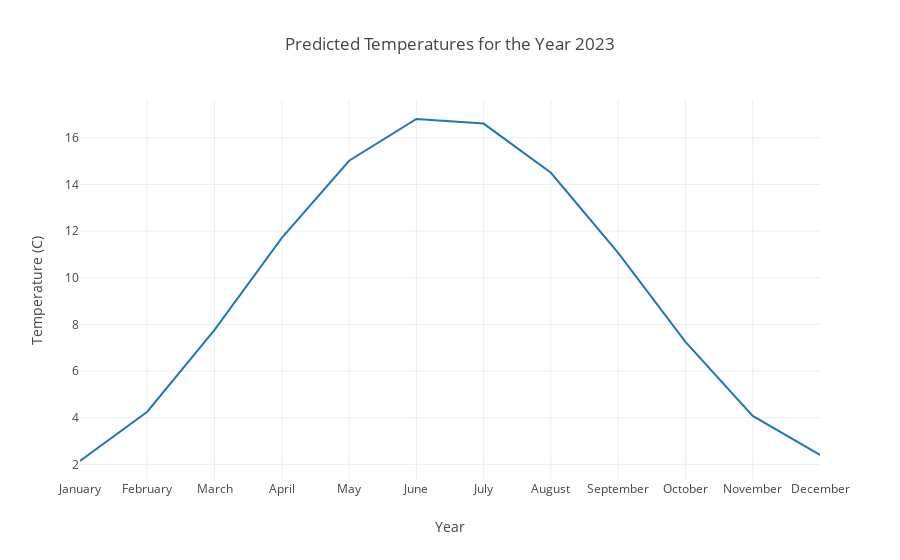

Notebook code cell kept with this figure:
### Code cell
# plotting the predicted values for the nth year

trace = go.Scatter(
    x = ["January", "February", "March", "April", "May", "June", "July", "August", "September", "October", "November", "December"],
    y = out_of_sample_forecast[-12:],
    mode = 'lines',
    name = 'Average Temperature'
)

layout = go.Layout(
    title='Predicted Temperatures for the Year %d' % (2013+num_years),
    xaxis=dict(
        title='Year',
    ),
    yaxis=dict(
        title='Temperature (C)',
    )
)
data = [trace]

fig = go.Figure(data=data, layout=layout)
iplot(fig)

### Figure 1 — Plotly figure (JSON) as saved in the notebook; plotly's stock layout.template omitted (floating-point values rounded to 4 significant figures)
{"data": [{"mode": "lines", "name": "Average Temperature", "type": "scatter", "x": ["January", "February", "March", "April", "May", "June", "July", "August", "September", "October", "November", "December"], "y": [2.146, 4.258, 7.766, 11.71, 15.02, 16.81, 16.61, 14.5, 11.07, 7.249, 4.078, 2.404]}], "layout": {"title": "Predicted Temperatures for the Year 2023", "xaxis": {"title": "Year"}, "yaxis": {"title": "Temperature (C)"}}}
